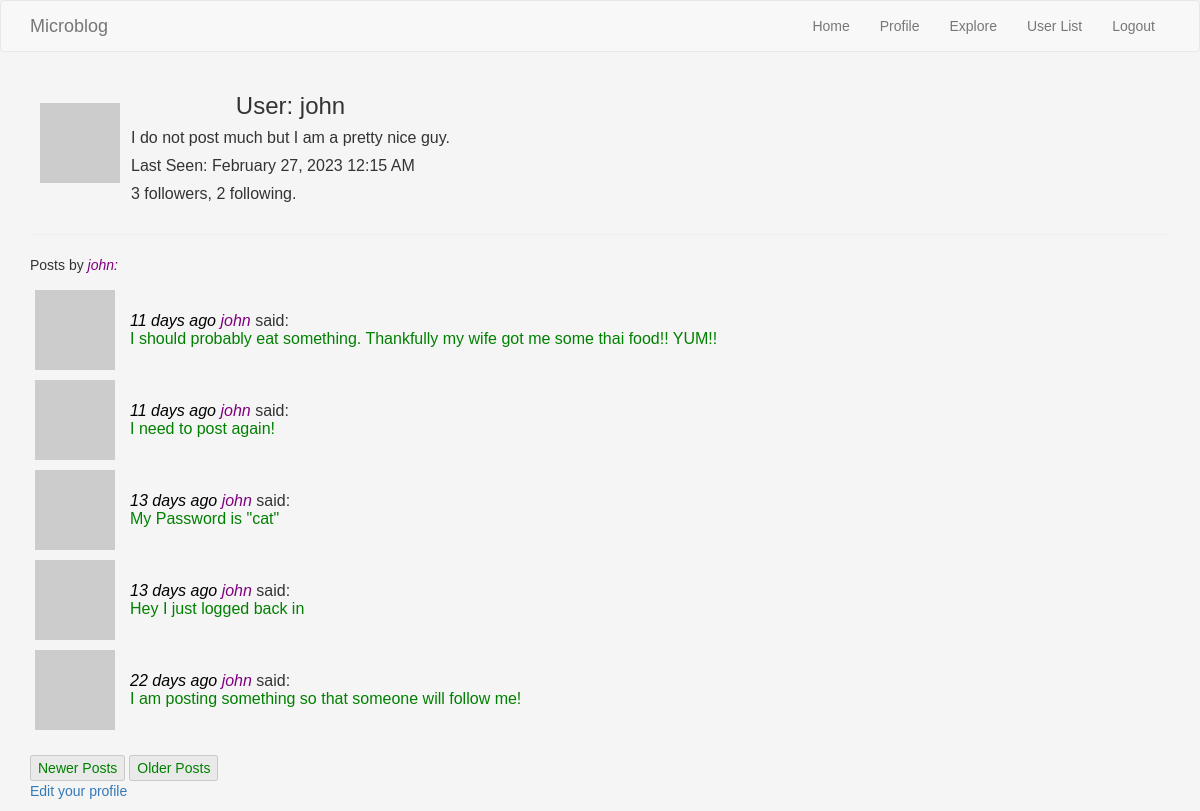
Page /user/john (signed in) on the earlier database version.
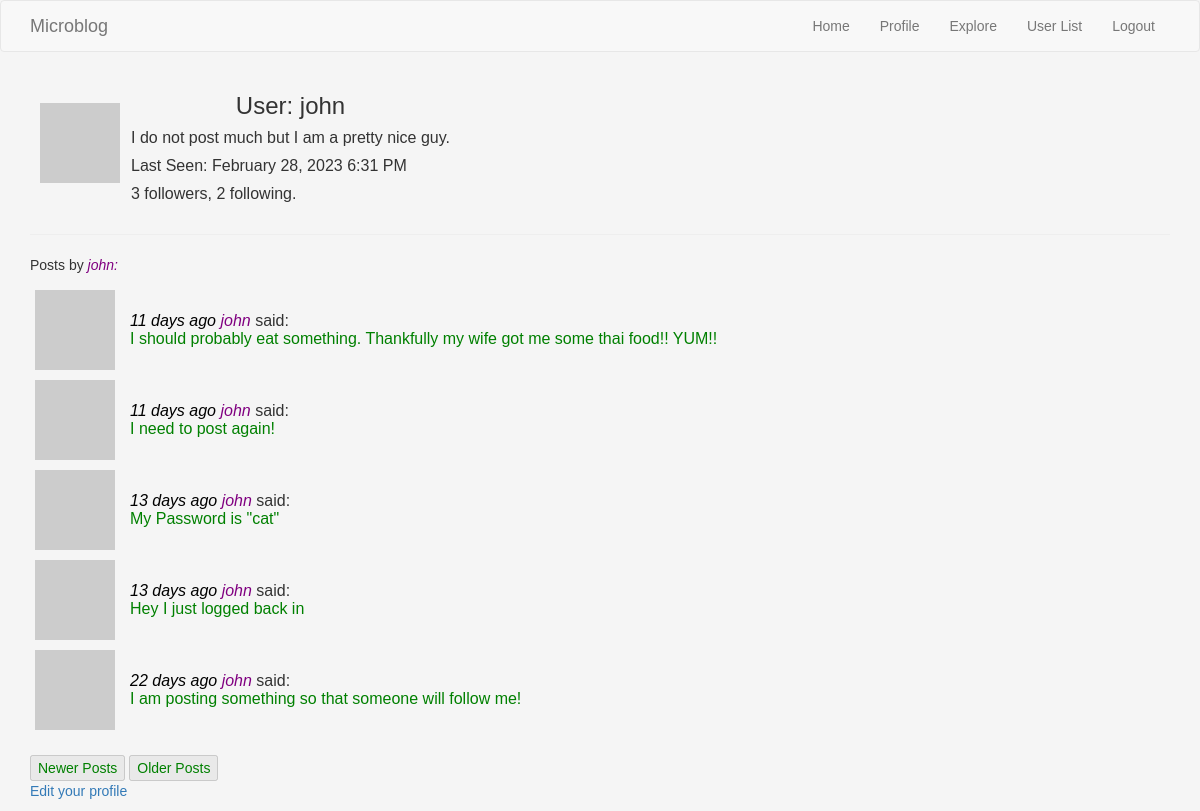
Same page on the later database version.
### webapp/models.py (models this page shows, shortened)
class User(UserMixin, db.Model):
    id = db.Column(db.Integer, primary_key=True)
    username = db.Column(db.String(64), index=True, unique=True)
    email = db.Column(db.String(120), index=True, unique=True)
    password_hash = db.Column(db.String(128))
    posts = db.relationship('Post', backref='author', lazy='dynamic')
    about_me = db.Column(db.String(140))
    last_seen = db.Column(db.DateTime, default=datetime.utcnow)
    followed = db.relationship(
        'User', secondary=followers,
        primaryjoin=(followers.c.follower_id == id),
        secondaryjoin=(followers.c.followed_id == id),
        backref=db.backref('followers', lazy='dynamic'), lazy='dynamic')
    def user_posts(self):
        own_posts = Post.query.filter_by(user_id=self.id)
        return own_posts.order_by(Post.timestamp.desc())
    def __repr__(self):
        return '<User {}>'.format(self.username)
    def avatar(self, size):
        digest = md5(self.email.lower().encode('utf-8')).hexdigest()
        return 'https://www.gravatar.com/avatar/{}?d=identicon&s={}'.format(digest, size)

class Post(db.Model):
    id = db.Column(db.Integer, primary_key=True)
    body = db.Column(db.String(140))
    timestamp = db.Column(db.DateTime, index=True, default=datetime.utcnow)
    user_id = db.Column(db.Integer, db.ForeignKey('user.id'))

### webapp/routes.py (the view)
@webapp.route('/user/<username>')
@login_required
def user(username):
    user = User.query.filter_by(username=username).first_or_404()
    page, others, max_pages, posts = get_page_list(user=user,
                                                   others="no",
                                                   page=1)
    form = EmptyForm()
    return render_template('user.html',
                           user=user,
                           posts=posts,
                           page=page,
                           max_pages=max_pages,
                           form=form)

### webapp/models.py (called while the page is built)
@login.user_loader
def load_user(id):
    return User.query.get(int(id))

### webapp/routes.py (called while the page is built)
@webapp.before_request
def before_request():
    if current_user.is_authenticated:
        current_user.last_seen = datetime.utcnow()
        db.session.commit()

### webapp/templates/user.html (shortened to what this page needs)
{% extends "base.html" %}
{% block app_content %}
    <table>
        <tr class="userprofile">
            <td class="aboutme avatar"><img src="{{ user.avatar(128) }}" alt="User Avatar"></td>
            <td class="aboutme">
                <h3 class="aboutme">User: {{ user.username }}</h3>
                {% if user.about_me %}<p><span class="aboutme">{{ user.about_me }}</span></p>{% endif %}
                {% if user.last_seen %} <p>Last Seen: {{ moment(user.last_seen).format('LLL') }}</p>{% endif %}
            <p>{{  user.followers.count() }} followers, {{ user.followed.count() }} following.</p></td>
       </tr>
    </table>
    <hr>
    <p>Posts by <span class="blogname"> {{ user.username }}:</span></p>
    {% include '_post_table.html' %}
    <br>
    {% include '_new_old_buttons.html' %}
    {% if user == current_user %}
        <p><a href="{{ url_for('edit_profile') }}">Edit your profile</a></p>
    {% endif %}
{% endblock %}

### webapp/templates/base.html (shortened to what this page needs)
{% extends 'bootstrap/base.html' %}
{% block styles %}
{{super()}}
  <link rel="stylesheet" href="{{url_for('static', filename='css/mystyle.css')}}">
{% endblock %}
{% block navbar %}
    <nav class="navbar navbar-default">
        <div class="container">
            <div class="navbar-header">
                <a class="navbar-brand" href="{{ url_for('index') }}">Microblog</a>
            </div>
            <div class="collapse navbar-collapse" id="bs-example-navbar-collapse-1">
                <ul class="nav navbar-nav navbar-right">
                    {% if current_user.is_anonymous %}
                        <li><a href="{{ url_for('auth.login') }}">Login</a></li>
                    {% else %}
                    <li><a href="{{ url_for('index') }}">Home</a></li>
                        <li><a href="{{ url_for('user', username=current_user.username) }}">Profile</a></li>
                        <li><a href="{{ url_for('explore') }}">Explore</a></li>
                        <li><a href="{{ url_for('user_list') }}">User List</a></li>
                        <li><a href="{{ url_for('auth.logout') }}">Logout</a></li>
                    {% endif %}
                </ul>
            </div>
        </div>
    </nav>
{% endblock %}
{% block content %}
    <div class="container">
        {% block app_content %}{% endblock %}
    </div>
{% endblock %}

### webapp/templates/_post_table.html
<span id="post_table">
<table class="blog">
    {% for post in posts %}
        {% include '_post.html' %}
    {% endfor %}
</table>
</span>

### webapp/templates/_post.html
<tr class="blog">
    <td class="blog"><img src="{{ post.author.avatar(36) }}" alt="Avatar"></td>
    <td class="blog">
            <span class="timestamp">{{ moment(post.timestamp).fromNow() }}</span>
        {% if current_user.username != post.author.username %}
            <span class="blog_name_ref"><a href="{{  url_for('user', username=post.author.username) }}"> {{ post.author.username }} </a></span>
        {% else %}
            <span class="blogname">{{ post.author.username }}</span>
        {% endif %}
        said:
        <br><span class="blogpost"> {{  post.body }}</span></td>
</tr>

### webapp/templates/_new_old_buttons.html
    <button class="newold_button" id="newer_button" onclick="newerPosts()">Newer Posts</button>
    <button class="newold_button" id="older_button" onclick="olderPosts()">Older Posts</button>

### webapp/static/css/mystyle.css (style rules this page uses)
body { background-color: whitesmoke; font-family: Verdana, Arial, Helvetica, sans-serif; }
.blog { vertical-align:center }
.blogname { color: purple; font-style: italic; }
tr.blog { border: inherit; }
td.blog { padding: 5px; padding-right: 10px; }
.blogpost { color:green; }
.userprofile { text-align: center; vertical-align: center; }
.aboutme { text-align: left; }
h3.aboutme { text-align: center; }
td.avatar { vertical-align: center; }
td.aboutme { padding: 10px; padding-bottom: 1px; padding-top: 1px; padding-right: 1px; }
.timestamp { color: black; font-style: italic; }
.newold_button { color: green; }

Differences in the rows shown:
changed User "john": last_seen "February 27, 2023 12:15 AM" → "February 28, 2023 6:31 PM"
